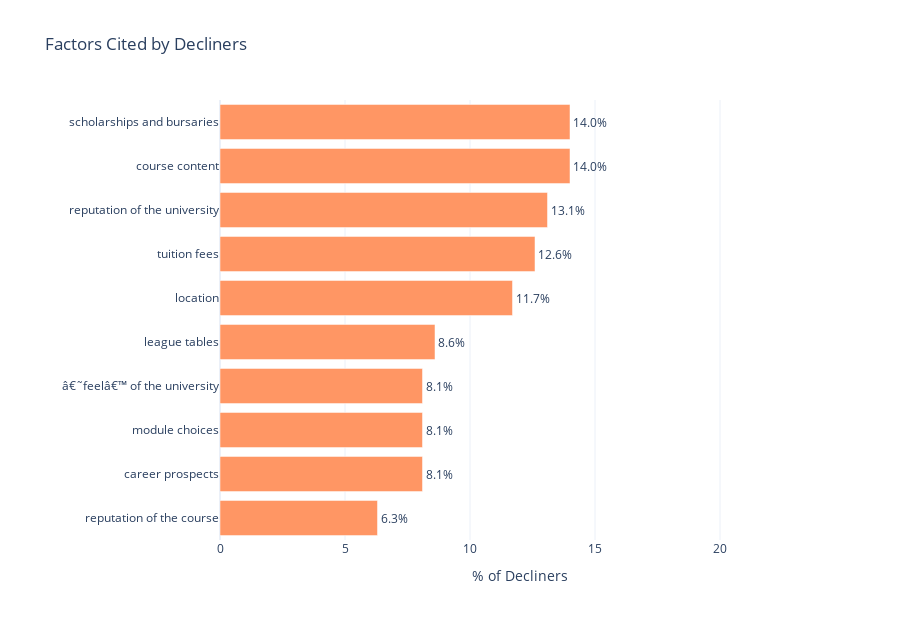

Notebook code cell kept with this figure:
### Code cell
# Decline Factors
decline_fac_cols = [c for c in df_complete.columns if c.startswith('decline_fac_')]

if decline_fac_cols:
    decline_pcts = {}
    for col in decline_fac_cols:
        col_clean = col.replace('decline_fac_', '').replace('_', ' ')
        pct = df_complete[col].sum() / len(df_complete[df_complete['accept_decline'] == 'Decliner']) * 100
        decline_pcts[col_clean] = pct
    
    decline_sorted = sorted(decline_pcts.items(), key=lambda x: x[1], reverse=True)[:10]
    d_labels = [x[0][:28] for x in decline_sorted]
    d_values = [round(x[1], 1) for x in decline_sorted]
    
    fig = go.Figure(go.Bar(
        y=d_labels[::-1], x=d_values[::-1], orientation='h',
        marker_color=TUOS['peach'],
        text=[f'{v}%' for v in d_values[::-1]],
        textposition='outside',
        cliponaxis=False,
        hovertemplate='%{y}: %{x}%<extra></extra>'
    ))
    fig.update_layout(
        height=620, template='plotly_white',
        title_text='Factors Cited by Decliners',
        xaxis_title='% of Decliners',
        margin=dict(l=220, r=80),
        xaxis=dict(range=[0, max(d_values) + 10])
    )
    fig.show()

# Reasons for Declining
decline_rsn_cols = [c for c in df_complete.columns if c.startswith('decline_rsn_')]

if decline_rsn_cols:
    rsn_pcts = {}
    for col in decline_rsn_cols:
        col_clean = col.replace('decline_rsn_', '').replace('_', ' ')
        pct = df_complete[col].sum() / len(df_complete[df_complete['accept_decline'] == 'Decliner']) * 100
        rsn_pcts[col_clean] = pct
    
    rsn_sorted = sorted(rsn_pcts.items(), key=lambda x: x[1], reverse=True)[:12]
    r_labels = [x[0][:28] for x in rsn_sorted]
    r_values = [round(x[1], 1) for x in rsn_sorted]
    
    fig = go.Figure(go.Bar(
        y=r_labels[::-1], x=r_values[::-1], orientation='h',
        marker_color=TUOS['coral'],
        text=[f'{v}%' for v in r_values[::-1]],
        textposition='outside',
        cliponaxis=False,
        hovertemplate='%{y}: %{x}%<extra></extra>'
    ))
    fig.update_layout(
        height=620, template='plotly_white',
        title_text='Reasons for Declining',
        xaxis_title='% of Decliners',
        margin=dict(l=220, r=80),
        xaxis=dict(range=[0, max(r_values) + 10])
    )
    fig.show()

### Figure 1 — Plotly figure (JSON) as saved in the notebook; plotly's stock layout.template omitted (floating-point values rounded to 4 significant figures)
{"data": [{"cliponaxis": false, "hovertemplate": "%{y}: %{x}%<extra></extra>", "marker": {"color": "#FF9664"}, "orientation": "h", "text": ["6.3%", "8.1%", "8.1%", "8.1%", "8.6%", "11.7%", "12.6%", "13.1%", "14.0%", "14.0%"], "textposition": "outside", "type": "bar", "x": [6.3, 8.1, 8.1, 8.1, 8.6, 11.7, 12.6, 13.1, 14, 14], "y": ["reputation of the course", "career prospects", "module choices", "â€˜feelâ€™ of the university", "league tables", "location", "tuition fees", "reputation of the university", "course content", "scholarships and bursaries"]}], "layout": {"height": 620, "margin": {"l": 220, "r": 80}, "title": {"text": "Factors Cited by Decliners"}, "xaxis": {"range": [0, 24], "title": {"text": "% of Decliners"}}}}
